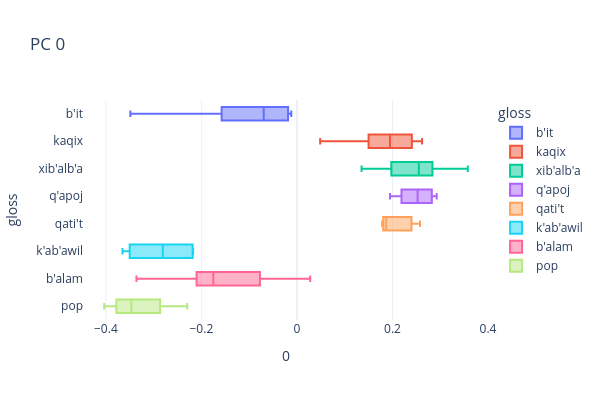
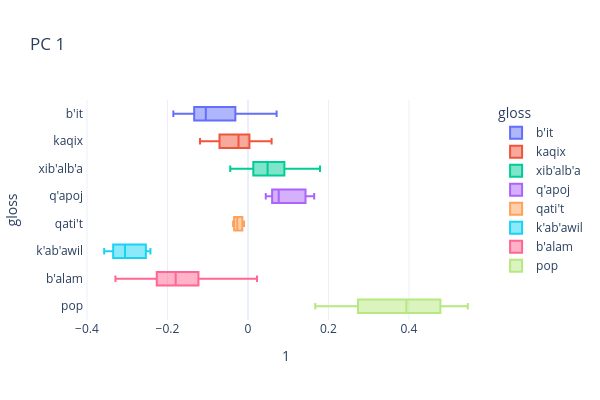
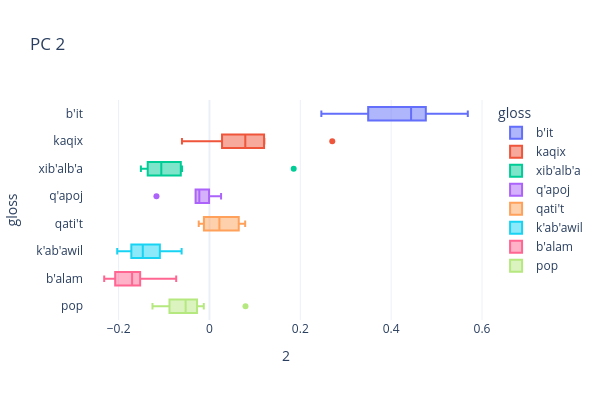
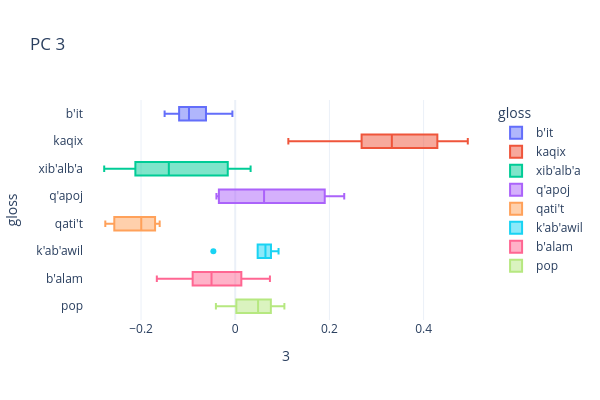

The notebook cell saved with these charts, in order:
### Code cell
def comp_box(comp_id):
    px.box(X0,
           x=comp_id,
           y='gloss',
           color='gloss', 
           template=px_template,
           height=400, width=600, 
           title=f'PC {i}').show()
           
for i in range(n_comps):
    comp_box(i)

### Figure 1 — Plotly figure (JSON) as saved in the notebook; plotly's stock layout.template omitted (floating-point values rounded to 4 significant figures)
{"data": [{"alignmentgroup": "True", "hovertemplate": "gloss=%{y}<br>0=%{x}<extra></extra>", "legendgroup": "b'it", "marker": {"color": "#636efa"}, "name": "b'it", "notched": false, "offsetgroup": "b'it", "orientation": "h", "showlegend": true, "type": "box", "x": [-0.1299, -0.02497, -0.02003, -0.01186, -0.01692, -0.1141, -0.1853, -0.3487], "x0": " ", "xaxis": "x", "y": ["b'it", "b'it", "b'it", "b'it", "b'it", "b'it", "b'it", "b'it"], "y0": " ", "yaxis": "y"}, {"alignmentgroup": "True", "hovertemplate": "gloss=%{y}<br>0=%{x}<extra></extra>", "legendgroup": "kaqix", "marker": {"color": "#EF553B"}, "name": "kaqix", "notched": false, "offsetgroup": "kaqix", "orientation": "h", "showlegend": true, "type": "box", "x": [0.04862, 0.1889, 0.2457, 0.262, 0.2254, 0.1948, 0.137], "x0": " ", "xaxis": "x", "y": ["kaqix", "kaqix", "kaqix", "kaqix", "kaqix", "kaqix", "kaqix"], "y0": " ", "yaxis": "y"}, {"alignmentgroup": "True", "hovertemplate": "gloss=%{y}<br>0=%{x}<extra></extra>", "legendgroup": "xib'alb'a", "marker": {"color": "#00cc96"}, "name": "xib'alb'a", "notched": false, "offsetgroup": "xib'alb'a", "orientation": "h", "showlegend": true, "type": "box", "x": [0.1353, 0.2647, 0.2211, 0.205, 0.3143, 0.2925, 0.3577, 0.2808, 0.1607, 0.2783, 0.2552, 0.2147, 0.1754], "x0": " ", "xaxis": "x", "y": ["xib'alb'a", "xib'alb'a", "xib'alb'a", "xib'alb'a", "xib'alb'a", "xib'alb'a", "xib'alb'a", "xib'alb'a", "xib'alb'a", "xib'alb'a", "xib'alb'a", "xib'alb'a", "xib'alb'a"], "y0": " ", "yaxis": "y"}, {"alignmentgroup": "True", "hovertemplate": "gloss=%{y}<br>0=%{x}<extra></extra>", "legendgroup": "q'apoj", "marker": {"color": "#ab63fa"}, "name": "q'apoj", "notched": false, "offsetgroup": "q'apoj", "orientation": "h", "showlegend": true, "type": "box", "x": [0.1948, 0.2188, 0.2449, 0.2603, 0.2824, 0.2926], "x0": " ", "xaxis": "x", "y": ["q'apoj", "q'apoj", "q'apoj", "q'apoj", "q'apoj", "q'apoj"], "y0": " ", "yaxis": "y"}, {"alignmentgroup": "True", "hovertemplate": "gloss=%{y}<br>0=%{x}<extra></extra>", "legendgroup": "qati't", "marker": {"color": "#FFA15A"}, "name": "qati't", "notched": false, "offsetgroup": "qati't", "orientation": "h", "showlegend": true, "type": "box", "x": [0.1868, 0.2576, 0.1785], "x0": " ", "xaxis": "x", "y": ["qati't", "qati't", "qati't"], "y0": " ", "yaxis": "y"}, {"alignmentgroup": "True", "hovertemplate": "gloss=%{y}<br>0=%{x}<extra></extra>", "legendgroup": "k'ab'awil", "marker": {"color": "#19d3f3"}, "name": "k'ab'awil", "notched": false, "offsetgroup": "k'ab'awil", "orientation": "h", "showlegend": true, "type": "box", "x": [-0.3155, -0.2183, -0.2461, -0.3652, -0.2172, -0.3501], "x0": " ", "xaxis": "x", "y": ["k'ab'awil", "k'ab'awil", "k'ab'awil", "k'ab'awil", "k'ab'awil", "k'ab'awil"], "y0": " ", "yaxis": "y"}, {"alignmentgroup": "True", "hovertemplate": "gloss=%{y}<br>0=%{x}<extra></extra>", "legendgroup": "b'alam", "marker": {"color": "#FF6692"}, "name": "b'alam", "notched": false, "offsetgroup": "b'alam", "orientation": "h", "showlegend": true, "type": "box", "x": [-0.09146, -0.2, -0.175, 0.02781, -0.03547, -0.1275, -0.1778, -0.2405, -0.336], "x0": " ", "xaxis": "x", "y": ["b'alam", "b'alam", "b'alam", "b'alam", "b'alam", "b'alam", "b'alam", "b'alam", "b'alam"], "y0": " ", "yaxis": "y"}, {"alignmentgroup": "True", "hovertemplate": "gloss=%{y}<br>0=%{x}<extra></extra>", "legendgroup": "pop", "marker": {"color": "#B6E880"}, "name": "pop", "notched": false, "offsetgroup": "pop", "orientation": "h", "showlegend": true, "type": "box", "x": [-0.3287, -0.376, -0.3644, -0.2296, -0.3168, -0.2557, -0.4035, -0.38], "x0": " ", "xaxis": "x", "y": ["pop", "pop", "pop", "pop", "pop", "pop", "pop", "pop"], "y0": " ", "yaxis": "y"}], "layout": {"boxmode": "overlay", "height": 400, "legend": {"title": {"text": "gloss"}, "tracegroupgap": 0}, "title": {"text": "PC 0"}, "width": 600, "xaxis": {"anchor": "y", "domain": [0, 1], "title": {"text": "0"}}, "yaxis": {"anchor": "x", "categoryarray": ["pop", "b'alam", "k'ab'awil", "qati't", "q'apoj", "xib'alb'a", "kaqix", "b'it"], "categoryorder": "array", "domain": [0, 1], "title": {"text": "gloss"}}}}

### Figure 2 — Plotly figure (JSON) as saved in the notebook; plotly's stock layout.template omitted (floating-point values rounded to 4 significant figures)
{"data": [{"alignmentgroup": "True", "hovertemplate": "gloss=%{y}<br>1=%{x}<extra></extra>", "legendgroup": "b'it", "marker": {"color": "#636efa"}, "name": "b'it", "notched": false, "offsetgroup": "b'it", "orientation": "h", "showlegend": true, "type": "box", "x": [0.07114, -0.1216, -0.0851, -0.135, 0.02248, -0.08805, -0.1855, -0.1324], "x0": " ", "xaxis": "x", "y": ["b'it", "b'it", "b'it", "b'it", "b'it", "b'it", "b'it", "b'it"], "y0": " ", "yaxis": "y"}, {"alignmentgroup": "True", "hovertemplate": "gloss=%{y}<br>1=%{x}<extra></extra>", "legendgroup": "kaqix", "marker": {"color": "#EF553B"}, "name": "kaqix", "notched": false, "offsetgroup": "kaqix", "orientation": "h", "showlegend": true, "type": "box", "x": [-0.0207, 0.01171, 0.05871, -0.02355, -0.08601, -0.02504, -0.1191], "x0": " ", "xaxis": "x", "y": ["kaqix", "kaqix", "kaqix", "kaqix", "kaqix", "kaqix", "kaqix"], "y0": " ", "yaxis": "y"}, {"alignmentgroup": "True", "hovertemplate": "gloss=%{y}<br>1=%{x}<extra></extra>", "legendgroup": "xib'alb'a", "marker": {"color": "#00cc96"}, "name": "xib'alb'a", "notched": false, "offsetgroup": "xib'alb'a", "orientation": "h", "showlegend": true, "type": "box", "x": [0.179, 0.1655, 0.04871, -0.04075, 0.03678, 0.0498, -0.01511, 0.02277, -0.04405, 0.08459, 0.02586, 0.07986, 0.108], "x0": " ", "xaxis": "x", "y": ["xib'alb'a", "xib'alb'a", "xib'alb'a", "xib'alb'a", "xib'alb'a", "xib'alb'a", "xib'alb'a", "xib'alb'a", "xib'alb'a", "xib'alb'a", "xib'alb'a", "xib'alb'a", "xib'alb'a"], "y0": " ", "yaxis": "y"}, {"alignmentgroup": "True", "hovertemplate": "gloss=%{y}<br>1=%{x}<extra></extra>", "legendgroup": "q'apoj", "marker": {"color": "#ab63fa"}, "name": "q'apoj", "notched": false, "offsetgroup": "q'apoj", "orientation": "h", "showlegend": true, "type": "box", "x": [0.1645, 0.143, 0.07648, 0.06002, 0.04422, 0.07627], "x0": " ", "xaxis": "x", "y": ["q'apoj", "q'apoj", "q'apoj", "q'apoj", "q'apoj", "q'apoj"], "y0": " ", "yaxis": "y"}, {"alignmentgroup": "True", "hovertemplate": "gloss=%{y}<br>1=%{x}<extra></extra>", "legendgroup": "qati't", "marker": {"color": "#FFA15A"}, "name": "qati't", "notched": false, "offsetgroup": "qati't", "orientation": "h", "showlegend": true, "type": "box", "x": [-0.02661, -0.009783, -0.03701], "x0": " ", "xaxis": "x", "y": ["qati't", "qati't", "qati't"], "y0": " ", "yaxis": "y"}, {"alignmentgroup": "True", "hovertemplate": "gloss=%{y}<br>1=%{x}<extra></extra>", "legendgroup": "k'ab'awil", "marker": {"color": "#19d3f3"}, "name": "k'ab'awil", "notched": false, "offsetgroup": "k'ab'awil", "orientation": "h", "showlegend": true, "type": "box", "x": [-0.3092, -0.3349, -0.2538, -0.3573, -0.302, -0.2424], "x0": " ", "xaxis": "x", "y": ["k'ab'awil", "k'ab'awil", "k'ab'awil", "k'ab'awil", "k'ab'awil", "k'ab'awil"], "y0": " ", "yaxis": "y"}, {"alignmentgroup": "True", "hovertemplate": "gloss=%{y}<br>1=%{x}<extra></extra>", "legendgroup": "b'alam", "marker": {"color": "#FF6692"}, "name": "b'alam", "notched": false, "offsetgroup": "b'alam", "orientation": "h", "showlegend": true, "type": "box", "x": [-0.3294, -0.2391, -0.2225, -0.1172, -0.125, -0.1796, -0.1968, -0.151, 0.02251], "x0": " ", "xaxis": "x", "y": ["b'alam", "b'alam", "b'alam", "b'alam", "b'alam", "b'alam", "b'alam", "b'alam", "b'alam"], "y0": " ", "yaxis": "y"}, {"alignmentgroup": "True", "hovertemplate": "gloss=%{y}<br>1=%{x}<extra></extra>", "legendgroup": "pop", "marker": {"color": "#B6E880"}, "name": "pop", "notched": false, "offsetgroup": "pop", "orientation": "h", "showlegend": true, "type": "box", "x": [0.3053, 0.4205, 0.4625, 0.1672, 0.3668, 0.2413, 0.4936, 0.5462], "x0": " ", "xaxis": "x", "y": ["pop", "pop", "pop", "pop", "pop", "pop", "pop", "pop"], "y0": " ", "yaxis": "y"}], "layout": {"boxmode": "overlay", "height": 400, "legend": {"title": {"text": "gloss"}, "tracegroupgap": 0}, "title": {"text": "PC 1"}, "width": 600, "xaxis": {"anchor": "y", "domain": [0, 1], "title": {"text": "1"}}, "yaxis": {"anchor": "x", "categoryarray": ["pop", "b'alam", "k'ab'awil", "qati't", "q'apoj", "xib'alb'a", "kaqix", "b'it"], "categoryorder": "array", "domain": [0, 1], "title": {"text": "gloss"}}}}

### Figure 3 — Plotly figure (JSON) as saved in the notebook; plotly's stock layout.template omitted (floating-point values rounded to 4 significant figures)
{"data": [{"alignmentgroup": "True", "hovertemplate": "gloss=%{y}<br>2=%{x}<extra></extra>", "legendgroup": "b'it", "marker": {"color": "#636efa"}, "name": "b'it", "notched": false, "offsetgroup": "b'it", "orientation": "h", "showlegend": true, "type": "box", "x": [0.4214, 0.4913, 0.5687, 0.4596, 0.2463, 0.4613, 0.4282, 0.2775], "x0": " ", "xaxis": "x", "y": ["b'it", "b'it", "b'it", "b'it", "b'it", "b'it", "b'it", "b'it"], "y0": " ", "yaxis": "y"}, {"alignmentgroup": "True", "hovertemplate": "gloss=%{y}<br>2=%{x}<extra></extra>", "legendgroup": "kaqix", "marker": {"color": "#EF553B"}, "name": "kaqix", "notched": false, "offsetgroup": "kaqix", "orientation": "h", "showlegend": true, "type": "box", "x": [0.2704, 0.1208, 0.06764, 0.01441, -0.06052, 0.0789, 0.1185], "x0": " ", "xaxis": "x", "y": ["kaqix", "kaqix", "kaqix", "kaqix", "kaqix", "kaqix", "kaqix"], "y0": " ", "yaxis": "y"}, {"alignmentgroup": "True", "hovertemplate": "gloss=%{y}<br>2=%{x}<extra></extra>", "legendgroup": "xib'alb'a", "marker": {"color": "#00cc96"}, "name": "xib'alb'a", "notched": false, "offsetgroup": "xib'alb'a", "orientation": "h", "showlegend": true, "type": "box", "x": [0.1854, -0.0638, -0.09551, -0.06026, -0.1354, -0.106, -0.1509, -0.151, -0.06099, -0.132, -0.1375, -0.1263, -0.09731], "x0": " ", "xaxis": "x", "y": ["xib'alb'a", "xib'alb'a", "xib'alb'a", "xib'alb'a", "xib'alb'a", "xib'alb'a", "xib'alb'a", "xib'alb'a", "xib'alb'a", "xib'alb'a", "xib'alb'a", "xib'alb'a", "xib'alb'a"], "y0": " ", "yaxis": "y"}, {"alignmentgroup": "True", "hovertemplate": "gloss=%{y}<br>2=%{x}<extra></extra>", "legendgroup": "q'apoj", "marker": {"color": "#ab63fa"}, "name": "q'apoj", "notched": false, "offsetgroup": "q'apoj", "orientation": "h", "showlegend": true, "type": "box", "x": [-0.01957, 0.02562, -0.03054, -0.0008632, -0.02507, -0.1167], "x0": " ", "xaxis": "x", "y": ["q'apoj", "q'apoj", "q'apoj", "q'apoj", "q'apoj", "q'apoj"], "y0": " ", "yaxis": "y"}, {"alignmentgroup": "True", "hovertemplate": "gloss=%{y}<br>2=%{x}<extra></extra>", "legendgroup": "qati't", "marker": {"color": "#FFA15A"}, "name": "qati't", "notched": false, "offsetgroup": "qati't", "orientation": "h", "showlegend": true, "type": "box", "x": [0.02195, -0.02359, 0.07865], "x0": " ", "xaxis": "x", "y": ["qati't", "qati't", "qati't"], "y0": " ", "yaxis": "y"}, {"alignmentgroup": "True", "hovertemplate": "gloss=%{y}<br>2=%{x}<extra></extra>", "legendgroup": "k'ab'awil", "marker": {"color": "#19d3f3"}, "name": "k'ab'awil", "notched": false, "offsetgroup": "k'ab'awil", "orientation": "h", "showlegend": true, "type": "box", "x": [-0.203, -0.172, -0.1092, -0.1421, -0.0613, -0.1513], "x0": " ", "xaxis": "x", "y": ["k'ab'awil", "k'ab'awil", "k'ab'awil", "k'ab'awil", "k'ab'awil", "k'ab'awil"], "y0": " ", "yaxis": "y"}, {"alignmentgroup": "True", "hovertemplate": "gloss=%{y}<br>2=%{x}<extra></extra>", "legendgroup": "b'alam", "marker": {"color": "#FF6692"}, "name": "b'alam", "notched": false, "offsetgroup": "b'alam", "orientation": "h", "showlegend": true, "type": "box", "x": [-0.1721, -0.162, -0.1596, -0.2317, -0.2179, -0.1314, -0.1703, -0.07319, -0.2041], "x0": " ", "xaxis": "x", "y": ["b'alam", "b'alam", "b'alam", "b'alam", "b'alam", "b'alam", "b'alam", "b'alam", "b'alam"], "y0": " ", "yaxis": "y"}, {"alignmentgroup": "True", "hovertemplate": "gloss=%{y}<br>2=%{x}<extra></extra>", "legendgroup": "pop", "marker": {"color": "#B6E880"}, "name": "pop", "notched": false, "offsetgroup": "pop", "orientation": "h", "showlegend": true, "type": "box", "x": [-0.1254, -0.1048, -0.06014, -0.04472, -0.01251, 0.07932, -0.07113, -0.04222], "x0": " ", "xaxis": "x", "y": ["pop", "pop", "pop", "pop", "pop", "pop", "pop", "pop"], "y0": " ", "yaxis": "y"}], "layout": {"boxmode": "overlay", "height": 400, "legend": {"title": {"text": "gloss"}, "tracegroupgap": 0}, "title": {"text": "PC 2"}, "width": 600, "xaxis": {"anchor": "y", "domain": [0, 1], "title": {"text": "2"}}, "yaxis": {"anchor": "x", "categoryarray": ["pop", "b'alam", "k'ab'awil", "qati't", "q'apoj", "xib'alb'a", "kaqix", "b'it"], "categoryorder": "array", "domain": [0, 1], "title": {"text": "gloss"}}}}

### Figure 4 — Plotly figure (JSON) as saved in the notebook; plotly's stock layout.template omitted (floating-point values rounded to 4 significant figures)
{"data": [{"alignmentgroup": "True", "hovertemplate": "gloss=%{y}<br>3=%{x}<extra></extra>", "legendgroup": "b'it", "marker": {"color": "#636efa"}, "name": "b'it", "notched": false, "offsetgroup": "b'it", "orientation": "h", "showlegend": true, "type": "box", "x": [-0.15, -0.1198, -0.07836, -0.005997, -0.1181, -0.1185, -0.07206, -0.05221], "x0": " ", "xaxis": "x", "y": ["b'it", "b'it", "b'it", "b'it", "b'it", "b'it", "b'it", "b'it"], "y0": " ", "yaxis": "y"}, {"alignmentgroup": "True", "hovertemplate": "gloss=%{y}<br>3=%{x}<extra></extra>", "legendgroup": "kaqix", "marker": {"color": "#EF553B"}, "name": "kaqix", "notched": false, "offsetgroup": "kaqix", "orientation": "h", "showlegend": true, "type": "box", "x": [0.2941, 0.4939, 0.4583, 0.3419, 0.2598, 0.3326, 0.1128], "x0": " ", "xaxis": "x", "y": ["kaqix", "kaqix", "kaqix", "kaqix", "kaqix", "kaqix", "kaqix"], "y0": " ", "yaxis": "y"}, {"alignmentgroup": "True", "hovertemplate": "gloss=%{y}<br>3=%{x}<extra></extra>", "legendgroup": "xib'alb'a", "marker": {"color": "#00cc96"}, "name": "xib'alb'a", "notched": false, "offsetgroup": "xib'alb'a", "orientation": "h", "showlegend": true, "type": "box", "x": [-0.2268, -0.2783, -0.2071, 0.002634, -0.2576, -0.1875, 0.03265, -0.02197, 0.002499, -0.08078, -0.1642, -0.1147, -0.141], "x0": " ", "xaxis": "x", "y": ["xib'alb'a", "xib'alb'a", "xib'alb'a", "xib'alb'a", "xib'alb'a", "xib'alb'a", "xib'alb'a", "xib'alb'a", "xib'alb'a", "xib'alb'a", "xib'alb'a", "xib'alb'a", "xib'alb'a"], "y0": " ", "yaxis": "y"}, {"alignmentgroup": "True", "hovertemplate": "gloss=%{y}<br>3=%{x}<extra></extra>", "legendgroup": "q'apoj", "marker": {"color": "#ab63fa"}, "name": "q'apoj", "notched": false, "offsetgroup": "q'apoj", "orientation": "h", "showlegend": true, "type": "box", "x": [-0.022, 0.1445, -0.0347, 0.1901, 0.2315, -0.03993], "x0": " ", "xaxis": "x", "y": ["q'apoj", "q'apoj", "q'apoj", "q'apoj", "q'apoj", "q'apoj"], "y0": " ", "yaxis": "y"}, {"alignmentgroup": "True", "hovertemplate": "gloss=%{y}<br>3=%{x}<extra></extra>", "legendgroup": "qati't", "marker": {"color": "#FFA15A"}, "name": "qati't", "notched": false, "offsetgroup": "qati't", "orientation": "h", "showlegend": true, "type": "box", "x": [-0.1604, -0.1996, -0.2759], "x0": " ", "xaxis": "x", "y": ["qati't", "qati't", "qati't"], "y0": " ", "yaxis": "y"}, {"alignmentgroup": "True", "hovertemplate": "gloss=%{y}<br>3=%{x}<extra></extra>", "legendgroup": "k'ab'awil", "marker": {"color": "#19d3f3"}, "name": "k'ab'awil", "notched": false, "offsetgroup": "k'ab'awil", "orientation": "h", "showlegend": true, "type": "box", "x": [0.06712, 0.04764, 0.09201, 0.07591, 0.06114, -0.04646], "x0": " ", "xaxis": "x", "y": ["k'ab'awil", "k'ab'awil", "k'ab'awil", "k'ab'awil", "k'ab'awil", "k'ab'awil"], "y0": " ", "yaxis": "y"}, {"alignmentgroup": "True", "hovertemplate": "gloss=%{y}<br>3=%{x}<extra></extra>", "legendgroup": "b'alam", "marker": {"color": "#FF6692"}, "name": "b'alam", "notched": false, "offsetgroup": "b'alam", "orientation": "h", "showlegend": true, "type": "box", "x": [-0.02933, -0.1665, -0.08727, -0.0999, 0.009146, 0.0737, 0.02451, -0.05034, -0.05759], "x0": " ", "xaxis": "x", "y": ["b'alam", "b'alam", "b'alam", "b'alam", "b'alam", "b'alam", "b'alam", "b'alam", "b'alam"], "y0": " ", "yaxis": "y"}, {"alignmentgroup": "True", "hovertemplate": "gloss=%{y}<br>3=%{x}<extra></extra>", "legendgroup": "pop", "marker": {"color": "#B6E880"}, "name": "pop", "notched": false, "offsetgroup": "pop", "orientation": "h", "showlegend": true, "type": "box", "x": [0.1044, -0.04102, 0.0342, 0.06282, 0.08011, -0.02493, 0.0712, 0.02966], "x0": " ", "xaxis": "x", "y": ["pop", "pop", "pop", "pop", "pop", "pop", "pop", "pop"], "y0": " ", "yaxis": "y"}], "layout": {"boxmode": "overlay", "height": 400, "legend": {"title": {"text": "gloss"}, "tracegroupgap": 0}, "title": {"text": "PC 3"}, "width": 600, "xaxis": {"anchor": "y", "domain": [0, 1], "title": {"text": "3"}}, "yaxis": {"anchor": "x", "categoryarray": ["pop", "b'alam", "k'ab'awil", "qati't", "q'apoj", "xib'alb'a", "kaqix", "b'it"], "categoryorder": "array", "domain": [0, 1], "title": {"text": "gloss"}}}}
